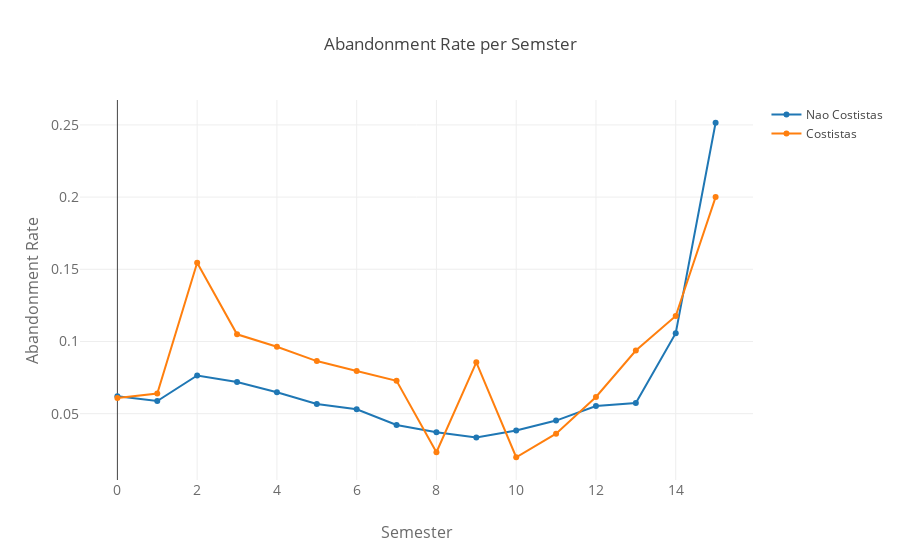

Notebook code for this chart:
### Code cell
resultNaoCostista = frameNaoCotista['desistiu'] / frameNaoCotista['total']
resultCostista = frameCotista['desistiu'] / frameCotista['total']

dataNaoCotista = go.Scatter(
        x = frameNaoCotista['semestre'],
        y = resultNaoCostista,
        name='Nao Costistas'
    )


dataCotista = go.Scatter(
        x = frameCotista['semestre'],
        y = resultCostista,
        name='Costistas'
    )

data = [dataNaoCotista, dataCotista]
layout = go.Layout(
    title='Abandonment Rate per Semster',
    xaxis=dict(
        title='Semester',
        titlefont=dict(
            size=16,
            color='rgb(107, 107, 107)'
        ),
        tickfont=dict(
            size=14,
            color='rgb(107, 107, 107)'
        )
    ),
    yaxis=dict(
        title='Abandonment Rate',
        titlefont=dict(
            size=16,
            color='rgb(107, 107, 107)'
        ),
        tickfont=dict(
            size=14,
            color='rgb(107, 107, 107)'
        )
    ),
    barmode='group'
)
fig = go.Figure(data=data, layout=layout)
py.iplot(fig, filename='dados')

### Figure 1 — Plotly figure (JSON) as saved in the notebook; plotly's stock layout.template omitted (floating-point values rounded to 4 significant figures)
{"data": [{"name": "Nao Costistas", "type": "scatter", "uid": "798f3469-681e-4206-9a54-3c07a0accb79", "x": [0, 1, 2, 3, 4, 5, 6, 7, 8, 9, 10, 11, 12, 13, 14, 15], "y": [0.06207, 0.05871, 0.07647, 0.07198, 0.06479, 0.05666, 0.05302, 0.04215, 0.03713, 0.03347, 0.03836, 0.04521, 0.05531, 0.05742, 0.1057, 0.2515]}, {"name": "Costistas", "type": "scatter", "uid": "f5efce0f-a89d-446a-ac10-727371378d8f", "x": [0, 1, 2, 3, 4, 5, 6, 7, 8, 9, 10, 11, 12, 13, 14, 15], "y": [0.06081, 0.06391, 0.1545, 0.105, 0.0963, 0.08642, 0.07955, 0.07273, 0.02326, 0.08553, 0.0198, 0.03614, 0.06154, 0.09375, 0.1176, 0.2]}], "layout": {"barmode": "group", "title": {"text": "Abandonment Rate per Semster"}, "xaxis": {"tickfont": {"color": "rgb(107, 107, 107)", "size": 14}, "title": {"font": {"color": "rgb(107, 107, 107)", "size": 16}, "text": "Semester"}}, "yaxis": {"tickfont": {"color": "rgb(107, 107, 107)", "size": 14}, "title": {"font": {"color": "rgb(107, 107, 107)", "size": 16}, "text": "Abandonment Rate"}}}}
